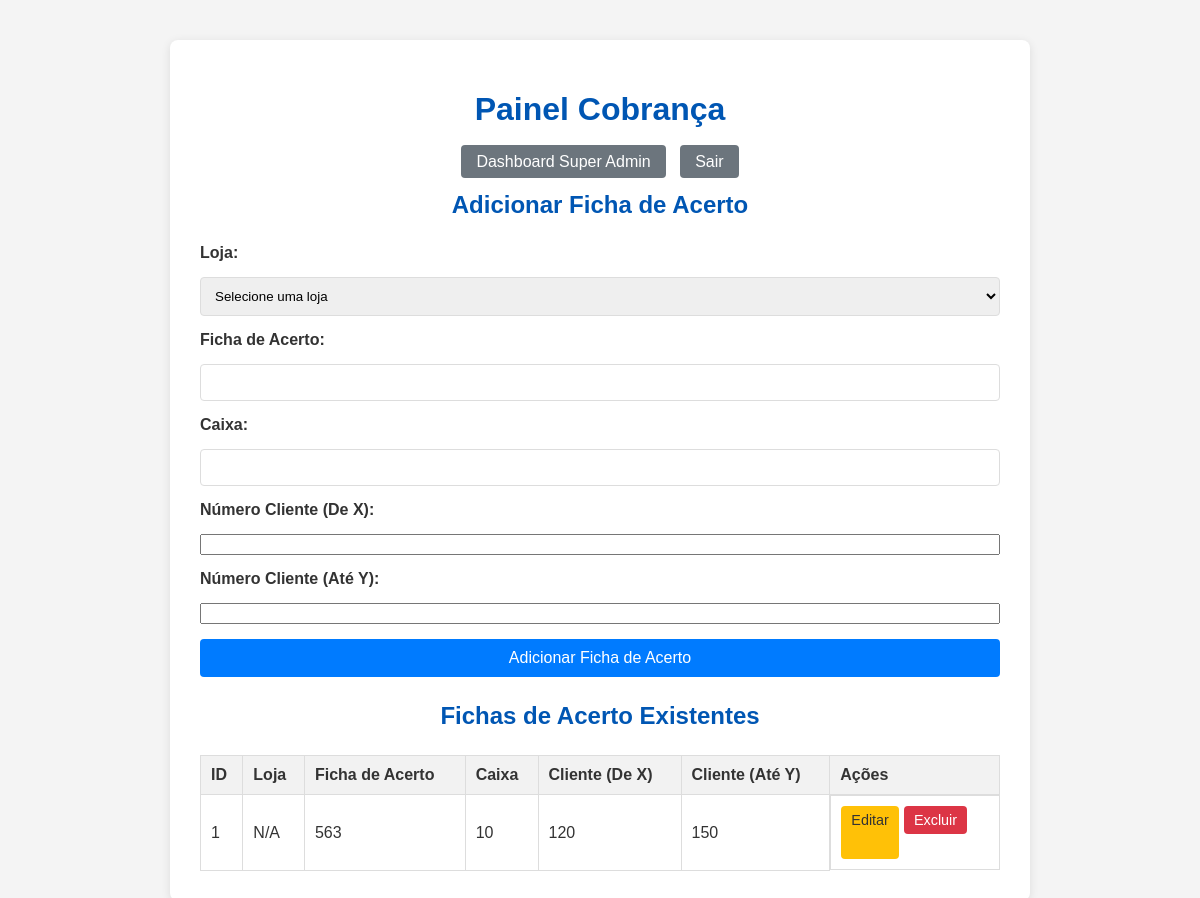
The page /cobranca/dashboard (signed in) on the database as committed earlier.
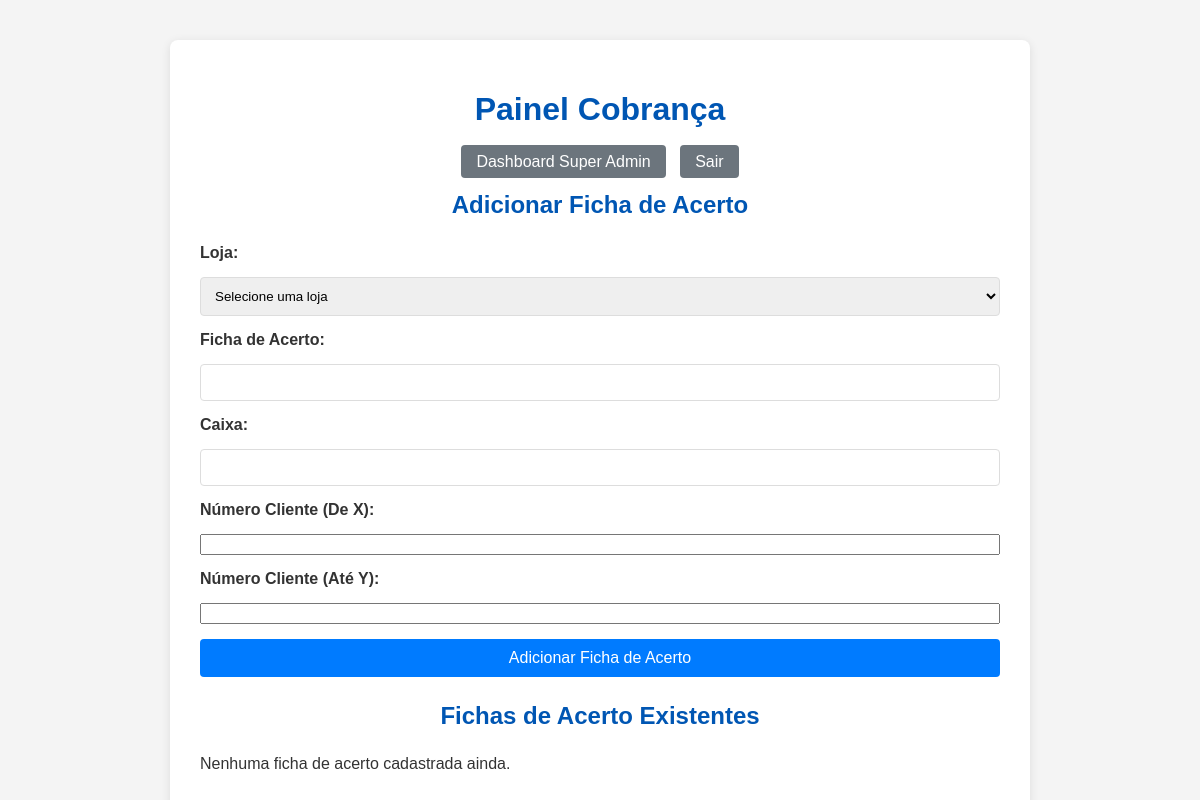
The same page on the database as committed later.
### tables this page shows
CREATE TABLE cobranca_fichas_acerto (
            id INTEGER PRIMARY KEY AUTOINCREMENT,
            ficha_acerto TEXT NOT NULL,
            caixa TEXT NOT NULL,
            range_cliente_inicio INTEGER NOT NULL, -- Ex: 5100
            range_cliente_fim INTEGER NOT NULL     -- Ex: 5164
        , store_id INTEGER REFERENCES stores(id));

### app.py (the view, shortened to what this page needs)
@app.route('/cobranca/dashboard', methods=['GET', 'POST'])
@login_required
@role_required(['super_admin', 'admin_cobranca'])
def cobranca_dashboard():
    db = get_db()
    stores = []
    if session['role'] == 'super_admin':
        fichas = db.execute("SELECT f.*, s.name as store_name FROM cobranca_fichas_acerto f LEFT JOIN stores s ON f.store_id = s.id ORDER BY f.ficha_acerto").fetchall()
        stores = db.execute("SELECT id, name FROM stores ORDER BY name").fetchall()
    else:
        fichas = db.execute("SELECT f.*, s.name as store_name FROM cobranca_fichas_acerto f LEFT JOIN stores s ON f.store_id = s.id WHERE f.store_id = ? ORDER BY f.ficha_acerto", (session.get('store_id'),)).fetchall()
    return render_template('cobranca/cobranca_dashboard.html', fichas_acerto=fichas, stores=stores)

### app.py (called while the page is built)
def login_required(f):
    @wraps(f)
    def decorated_function(*args, **kwargs):
        if 'logged_in' not in session:
            flash('Você precisa fazer login para acessar esta página.', 'danger')
            return redirect(url_for('admin_login'))
        return f(*args, **kwargs)
    return decorated_function

def role_required(allowed_roles):
    def decorator(f):
        @wraps(f)
        def decorated_function(*args, **kwargs):
            if 'logged_in' not in session or 'role' not in session:
                flash('Você precisa fazer login para acessar esta página.', 'danger')
                return redirect(url_for('admin_login'))
            if session['role'] not in allowed_roles:
                flash('Você não tem permissão para acessar esta página.', 'danger')
                if session.get('role') == 'super_admin':
                    return redirect(url_for('super_admin_dashboard'))
                return redirect(url_for('index'))
            return f(*args, **kwargs)
        return decorated_function
    return decorator

### templates/cobranca/cobranca_dashboard.html (shortened to what this page needs)
<!DOCTYPE html>
<html lang="pt-br">
<head>
    <link rel="stylesheet" href="{{ url_for('static', filename='css/style.css') }}">
</head>
<body>
    <div class="container">
        <h1>Painel Cobrança</h1>
        <div class="admin-nav">
            {% if session.role == 'super_admin' %}
                <a href="{{ url_for('super_admin_dashboard') }}">Dashboard Super Admin</a>
            {% endif %}
            <a href="{{ url_for('admin_logout') }}">Sair</a>
        </div>
        <h2>Adicionar Ficha de Acerto</h2>
        <form action="{{ url_for('cobranca_dashboard') }}" method="POST">
            {% if session.role == 'super_admin' %}
            <label for="store_id">Loja:</label>
            <select id="store_id" name="store_id" required>
                <option value="">Selecione uma loja</option>
            </select>
            {% endif %}
            <label for="ficha_acerto">Ficha de Acerto:</label>
            <input type="text" id="ficha_acerto" name="ficha_acerto" required>
            <label for="caixa">Caixa:</label>
            <input type="text" id="caixa" name="caixa" required>
            <label for="range_cliente_inicio">Número Cliente (De X):</label>
            <input type="number" id="range_cliente_inicio" name="range_cliente_inicio" required>
            <label for="range_cliente_fim">Número Cliente (Até Y):</label>
            <input type="number" id="range_cliente_fim" name="range_cliente_fim" required>
            <button type="submit">Adicionar Ficha de Acerto</button>
        </form>
        <h2>Fichas de Acerto Existentes</h2>
        {% if fichas_acerto %}
            <table>
                <thead>
                    <tr>
                        <th>ID</th>
                        {% if session.role == 'super_admin' %}
                        <th>Loja</th>
                        {% endif %}
                        <th>Ficha de Acerto</th>
                        <th>Caixa</th>
                        <th>Cliente (De X)</th>
                        <th>Cliente (Até Y)</th>
                        <th>Ações</th>
                    </tr>
                </thead>
                <tbody>
                    {% for item in fichas_acerto %}
                        <tr>
                            <td>{{ item.id }}</td>
                            {% if session.role == 'super_admin' %}
                            <td>{{ item.store_name or 'N/A' }}</td>
                            {% endif %}
                            <td>{{ item.ficha_acerto }}</td>
                            <td>{{ item.caixa }}</td>
                            <td>{{ item.range_cliente_inicio }}</td>
                            <td>{{ item.range_cliente_fim }}</td>
                            <td class="actions">
                                <a href="{{ url_for('cobranca_fichas_acerto_edit', item_id=item.id) }}" class="edit">Editar</a>
                                <form action="{{ url_for('cobranca_fichas_acerto_delete', item_id=item.id) }}" method="POST" style="display:inline;">
                                    <button type="submit" class="delete" onclick="return confirm('Tem certeza que deseja excluir esta ficha?');">Excluir</button>
                                </form>
                            </td>
                        </tr>
                    {% endfor %}
                </tbody>
            </table>
        {% else %}
            <p>Nenhuma ficha de acerto cadastrada ainda.</p>
        {% endif %}
    </div>
</body>
</html>

Rows that differ between the two databases and show on the page:
removed cobranca_fichas_acerto: id "1", store_name "N/A", ficha_acerto "563", caixa "10", range_cliente_inicio "120", range_cliente_fim "150"
Other text that changed with them:
text no longer shown: "ID Loja Ficha de Acerto Caixa Cliente (De X) Cliente (Até Y) Ações"
text now shown: "Nenhuma ficha de acerto cadastrada ainda."
